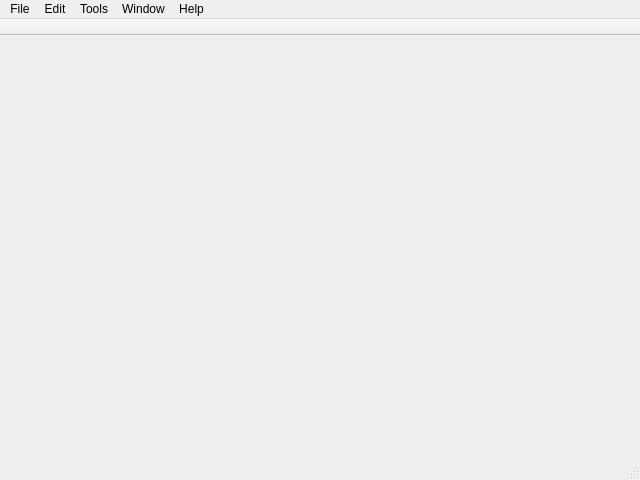
<?xml version="1.0" encoding="UTF-8"?>
<ui version="4.0">
 <class>Core::MainWindow::MainWindow</class>
 <widget class="QMainWindow" name="Core::MainWindow::MainWindow">
  <property name="geometry">
   <rect>
    <x>0</x>
    <y>0</y>
    <width>640</width>
    <height>480</height>
   </rect>
  </property>
  <property name="windowTitle">
   <string>MainWindow</string>
  </property>
  <property name="windowIcon">
   <iconset resource="../../../plugins/OpenSpeedShop/Resources/OpenSpeedShop.qrc">
    <normaloff>:/OpenSpeedShop/app.png</normaloff>:/OpenSpeedShop/app.png</iconset>
  </property>
  <widget class="QWidget" name="centralwidget">
   <layout class="QVBoxLayout" name="centralLayout">
    <property name="margin">
     <number>0</number>
    </property>
    <item>
     <widget class="QStackedWidget" name="stackedWidget"/>
    </item>
   </layout>
  </widget>
  <widget class="QMenuBar" name="menubar">
   <property name="geometry">
    <rect>
     <x>0</x>
     <y>0</y>
     <width>640</width>
     <height>21</height>
    </rect>
   </property>
   <widget class="QMenu" name="menuFile">
    <property name="title">
     <string>File</string>
    </property>
    <addaction name="actionExit"/>
   </widget>
   <widget class="QMenu" name="menuEdit">
    <property name="title">
     <string>Edit</string>
    </property>
   </widget>
   <widget class="QMenu" name="menuTools">
    <property name="title">
     <string>Tools</string>
    </property>
   </widget>
   <widget class="QMenu" name="menuWindow">
    <property name="title">
     <string>Window</string>
    </property>
   </widget>
   <widget class="QMenu" name="menuHelp">
    <property name="title">
     <string>Help</string>
    </property>
   </widget>
   <addaction name="menuFile"/>
   <addaction name="menuEdit"/>
   <addaction name="menuTools"/>
   <addaction name="menuWindow"/>
   <addaction name="menuHelp"/>
  </widget>
  <widget class="QToolBar" name="toolbar">
   <property name="movable">
    <bool>false</bool>
   </property>
   <property name="allowedAreas">
    <set>Qt::LeftToolBarArea</set>
   </property>
   <property name="iconSize">
    <size>
     <width>32</width>
     <height>32</height>
    </size>
   </property>
   <property name="toolButtonStyle">
    <enum>Qt::ToolButtonTextUnderIcon</enum>
   </property>
   <property name="floatable">
    <bool>false</bool>
   </property>
   <attribute name="toolBarArea">
    <enum>TopToolBarArea</enum>
   </attribute>
   <attribute name="toolBarBreak">
    <bool>false</bool>
   </attribute>
  </widget>
  <widget class="QStatusBar" name="statusbar"/>
  <action name="actionExit">
   <property name="text">
    <string>E&amp;xit</string>
   </property>
   <property name="toolTip">
    <string>Exit the application</string>
   </property>
   <property name="shortcut">
    <string>Ctrl+Q</string>
   </property>
   <property name="priority">
    <enum>QAction::LowPriority</enum>
   </property>
  </action>
 </widget>
 <resources>
  <include location="../../../plugins/OpenSpeedShop/Resources/OpenSpeedShop.qrc"/>
 </resources>
 <connections/>
</ui>
